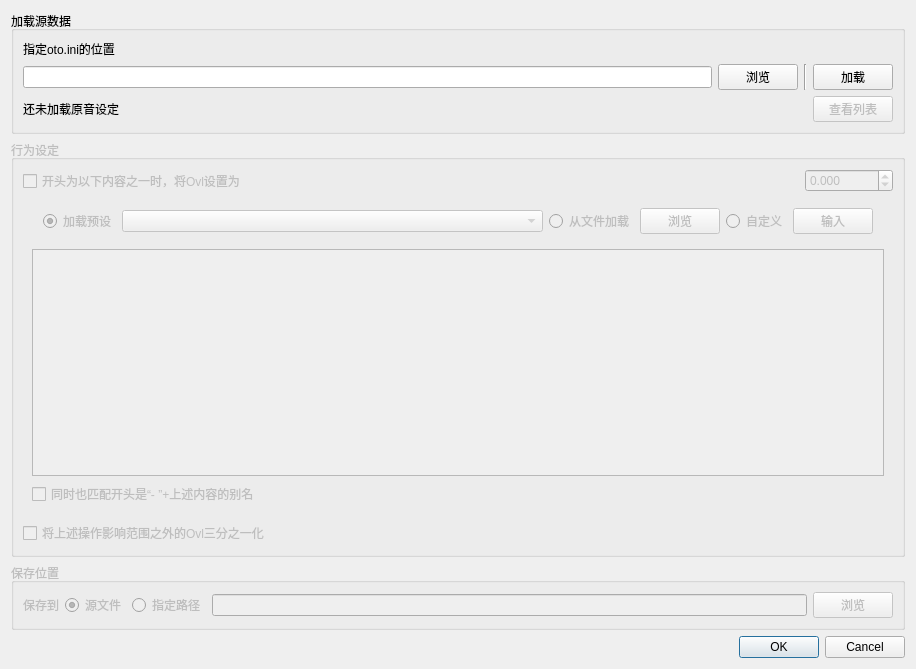
<?xml version="1.0" encoding="UTF-8"?>
<ui version="4.0">
 <class>OverlapSetDialog</class>
 <widget class="QDialog" name="OverlapSetDialog">
  <property name="geometry">
   <rect>
    <x>0</x>
    <y>0</y>
    <width>916</width>
    <height>669</height>
   </rect>
  </property>
  <property name="windowTitle">
   <string>Overlap 批量设定</string>
  </property>
  <layout class="QVBoxLayout" name="verticalLayout_3">
   <item>
    <widget class="QGroupBox" name="groupBox_3">
     <property name="title">
      <string>加载源数据</string>
     </property>
     <layout class="QVBoxLayout" name="verticalLayout_4">
      <item>
       <widget class="QLabel" name="label">
        <property name="text">
         <string>指定oto.ini的位置</string>
        </property>
       </widget>
      </item>
      <item>
       <widget class="QWidget" name="loadOtoWidget" native="true">
        <layout class="QHBoxLayout" name="horizontalLayout">
         <property name="leftMargin">
          <number>0</number>
         </property>
         <property name="topMargin">
          <number>0</number>
         </property>
         <property name="rightMargin">
          <number>0</number>
         </property>
         <property name="bottomMargin">
          <number>0</number>
         </property>
         <item>
          <widget class="QLineEdit" name="fileNameEdit_open"/>
         </item>
         <item>
          <widget class="QPushButton" name="browseButton_open">
           <property name="styleSheet">
            <string notr="true"/>
           </property>
           <property name="text">
            <string>浏览</string>
           </property>
           <property name="flat">
            <bool>false</bool>
           </property>
          </widget>
         </item>
         <item>
          <widget class="Line" name="line">
           <property name="orientation">
            <enum>Qt::Vertical</enum>
           </property>
          </widget>
         </item>
         <item>
          <widget class="QPushButton" name="loadButton">
           <property name="text">
            <string>加载</string>
           </property>
          </widget>
         </item>
        </layout>
       </widget>
      </item>
      <item>
       <layout class="QHBoxLayout" name="horizontalLayout_8">
        <item>
         <widget class="QLabel" name="countLabel">
          <property name="text">
           <string>还未加载原音设定</string>
          </property>
         </widget>
        </item>
        <item>
         <spacer name="horizontalSpacer_5">
          <property name="orientation">
           <enum>Qt::Horizontal</enum>
          </property>
          <property name="sizeHint" stdset="0">
           <size>
            <width>40</width>
            <height>20</height>
           </size>
          </property>
         </spacer>
        </item>
        <item>
         <widget class="QPushButton" name="showOtoListButton">
          <property name="enabled">
           <bool>false</bool>
          </property>
          <property name="text">
           <string>查看列表</string>
          </property>
         </widget>
        </item>
       </layout>
      </item>
     </layout>
    </widget>
   </item>
   <item>
    <widget class="QGroupBox" name="optionGroupBox">
     <property name="enabled">
      <bool>false</bool>
     </property>
     <property name="title">
      <string>行为设定</string>
     </property>
     <layout class="QVBoxLayout" name="verticalLayout_2">
      <item>
       <layout class="QHBoxLayout" name="horizontalLayout_2">
        <item>
         <widget class="QCheckBox" name="setStartWithCheckBox">
          <property name="text">
           <string>开头为以下内容之一时，将Ovl设置为</string>
          </property>
         </widget>
        </item>
        <item>
         <spacer name="horizontalSpacer">
          <property name="orientation">
           <enum>Qt::Horizontal</enum>
          </property>
          <property name="sizeHint" stdset="0">
           <size>
            <width>40</width>
            <height>20</height>
           </size>
          </property>
         </spacer>
        </item>
        <item>
         <widget class="QDoubleSpinBox" name="setStartWithSpinBox">
          <property name="decimals">
           <number>3</number>
          </property>
          <property name="minimum">
           <double>-99999.000000000000000</double>
          </property>
          <property name="maximum">
           <double>99999.000000000000000</double>
          </property>
         </widget>
        </item>
       </layout>
      </item>
      <item>
       <widget class="QWidget" name="widget_2" native="true">
        <property name="enabled">
         <bool>false</bool>
        </property>
        <layout class="QVBoxLayout" name="verticalLayout">
         <property name="topMargin">
          <number>0</number>
         </property>
         <item>
          <widget class="QWidget" name="widget" native="true">
           <layout class="QHBoxLayout" name="horizontalLayout_3">
            <property name="leftMargin">
             <number>11</number>
            </property>
            <property name="rightMargin">
             <number>11</number>
            </property>
            <item>
             <widget class="QRadioButton" name="setStartWithPresetRadioButton">
              <property name="text">
               <string>加载预设</string>
              </property>
              <property name="checked">
               <bool>true</bool>
              </property>
              <attribute name="buttonGroup">
               <string notr="true">startListButtonGroup</string>
              </attribute>
             </widget>
            </item>
            <item>
             <widget class="QComboBox" name="setStartWithPresetComboBox">
              <property name="sizePolicy">
               <sizepolicy hsizetype="Expanding" vsizetype="Fixed">
                <horstretch>0</horstretch>
                <verstretch>0</verstretch>
               </sizepolicy>
              </property>
             </widget>
            </item>
            <item>
             <widget class="QRadioButton" name="setStartWithLoadFromFileRadioButton">
              <property name="toolTip">
               <string>&lt;html&gt;&lt;head/&gt;&lt;body&gt;&lt;p&gt;从文件加载要匹配的“开头”字符串列表。&lt;/p&gt;&lt;p&gt;文件编码需要是UTF-8。&lt;/p&gt;&lt;/body&gt;&lt;/html&gt;</string>
              </property>
              <property name="text">
               <string>从文件加载</string>
              </property>
              <attribute name="buttonGroup">
               <string notr="true">startListButtonGroup</string>
              </attribute>
             </widget>
            </item>
            <item>
             <widget class="QPushButton" name="setStartWithBrowseButton">
              <property name="text">
               <string>浏览</string>
              </property>
             </widget>
            </item>
            <item>
             <widget class="QRadioButton" name="setStartWithInputRadioButton">
              <property name="text">
               <string>自定义</string>
              </property>
              <attribute name="buttonGroup">
               <string notr="true">startListButtonGroup</string>
              </attribute>
             </widget>
            </item>
            <item>
             <widget class="QPushButton" name="setStartWithInputButton">
              <property name="text">
               <string>输入</string>
              </property>
             </widget>
            </item>
           </layout>
          </widget>
         </item>
         <item>
          <widget class="QListView" name="setStartWithListView"/>
         </item>
         <item>
          <widget class="QCheckBox" name="matchStartOtoCheckBox">
           <property name="text">
            <string>同时也匹配开头是“- ”+上述内容的别名</string>
           </property>
          </widget>
         </item>
        </layout>
       </widget>
      </item>
      <item>
       <widget class="QCheckBox" name="OneThirdCheckBox">
        <property name="text">
         <string>将上述操作影响范围之外的Ovl三分之一化</string>
        </property>
       </widget>
      </item>
     </layout>
    </widget>
   </item>
   <item>
    <widget class="QGroupBox" name="saveOptionGroupBox">
     <property name="enabled">
      <bool>false</bool>
     </property>
     <property name="title">
      <string>保存位置</string>
     </property>
     <layout class="QVBoxLayout" name="verticalLayout_5">
      <item>
       <layout class="QHBoxLayout" name="horizontalLayout_9">
        <item>
         <widget class="QLabel" name="label_6">
          <property name="text">
           <string>保存到</string>
          </property>
         </widget>
        </item>
        <item>
         <widget class="QRadioButton" name="saveToSrcRadioButton">
          <property name="text">
           <string>源文件</string>
          </property>
          <property name="checked">
           <bool>true</bool>
          </property>
         </widget>
        </item>
        <item>
         <widget class="QRadioButton" name="saveToPathRadioButton">
          <property name="text">
           <string>指定路径</string>
          </property>
         </widget>
        </item>
        <item>
         <widget class="QLineEdit" name="fileNameEdit_save">
          <property name="enabled">
           <bool>false</bool>
          </property>
         </widget>
        </item>
        <item>
         <widget class="QPushButton" name="browseButton_save">
          <property name="enabled">
           <bool>false</bool>
          </property>
          <property name="styleSheet">
           <string notr="true"/>
          </property>
          <property name="text">
           <string>浏览</string>
          </property>
          <property name="flat">
           <bool>false</bool>
          </property>
         </widget>
        </item>
       </layout>
      </item>
     </layout>
    </widget>
   </item>
   <item>
    <widget class="QDialogButtonBox" name="buttonBox">
     <property name="orientation">
      <enum>Qt::Horizontal</enum>
     </property>
     <property name="standardButtons">
      <set>QDialogButtonBox::Cancel|QDialogButtonBox::Ok</set>
     </property>
    </widget>
   </item>
  </layout>
 </widget>
 <resources/>
 <connections>
  <connection>
   <sender>buttonBox</sender>
   <signal>accepted()</signal>
   <receiver>OverlapSetDialog</receiver>
   <slot>accept()</slot>
   <hints>
    <hint type="sourcelabel">
     <x>839</x>
     <y>646</y>
    </hint>
    <hint type="destinationlabel">
     <x>157</x>
     <y>274</y>
    </hint>
   </hints>
  </connection>
  <connection>
   <sender>buttonBox</sender>
   <signal>rejected()</signal>
   <receiver>OverlapSetDialog</receiver>
   <slot>reject()</slot>
   <hints>
    <hint type="sourcelabel">
     <x>904</x>
     <y>646</y>
    </hint>
    <hint type="destinationlabel">
     <x>286</x>
     <y>274</y>
    </hint>
   </hints>
  </connection>
  <connection>
   <sender>setStartWithCheckBox</sender>
   <signal>toggled(bool)</signal>
   <receiver>widget_2</receiver>
   <slot>setEnabled(bool)</slot>
   <hints>
    <hint type="sourcelabel">
     <x>169</x>
     <y>178</y>
    </hint>
    <hint type="destinationlabel">
     <x>180</x>
     <y>206</y>
    </hint>
   </hints>
  </connection>
  <connection>
   <sender>setStartWithPresetRadioButton</sender>
   <signal>toggled(bool)</signal>
   <receiver>setStartWithPresetComboBox</receiver>
   <slot>setEnabled(bool)</slot>
   <hints>
    <hint type="sourcelabel">
     <x>99</x>
     <y>223</y>
    </hint>
    <hint type="destinationlabel">
     <x>382</x>
     <y>235</y>
    </hint>
   </hints>
  </connection>
  <connection>
   <sender>setStartWithLoadFromFileRadioButton</sender>
   <signal>toggled(bool)</signal>
   <receiver>setStartWithBrowseButton</receiver>
   <slot>setEnabled(bool)</slot>
   <hints>
    <hint type="sourcelabel">
     <x>528</x>
     <y>227</y>
    </hint>
    <hint type="destinationlabel">
     <x>646</x>
     <y>231</y>
    </hint>
   </hints>
  </connection>
  <connection>
   <sender>setStartWithInputRadioButton</sender>
   <signal>toggled(bool)</signal>
   <receiver>setStartWithInputButton</receiver>
   <slot>setEnabled(bool)</slot>
   <hints>
    <hint type="sourcelabel">
     <x>732</x>
     <y>225</y>
    </hint>
    <hint type="destinationlabel">
     <x>833</x>
     <y>225</y>
    </hint>
   </hints>
  </connection>
  <connection>
   <sender>saveToPathRadioButton</sender>
   <signal>toggled(bool)</signal>
   <receiver>fileNameEdit_save</receiver>
   <slot>setEnabled(bool)</slot>
   <hints>
    <hint type="sourcelabel">
     <x>241</x>
     <y>604</y>
    </hint>
    <hint type="destinationlabel">
     <x>670</x>
     <y>605</y>
    </hint>
   </hints>
  </connection>
  <connection>
   <sender>saveToPathRadioButton</sender>
   <signal>toggled(bool)</signal>
   <receiver>browseButton_save</receiver>
   <slot>setEnabled(bool)</slot>
   <hints>
    <hint type="sourcelabel">
     <x>241</x>
     <y>604</y>
    </hint>
    <hint type="destinationlabel">
     <x>891</x>
     <y>609</y>
    </hint>
   </hints>
  </connection>
  <connection>
   <sender>setStartWithPresetRadioButton</sender>
   <signal>toggled(bool)</signal>
   <receiver>setStartWithListView</receiver>
   <slot>setEnabled(bool)</slot>
   <hints>
    <hint type="sourcelabel">
     <x>68</x>
     <y>227</y>
    </hint>
    <hint type="destinationlabel">
     <x>71</x>
     <y>268</y>
    </hint>
   </hints>
  </connection>
  <connection>
   <sender>setStartWithLoadFromFileRadioButton</sender>
   <signal>toggled(bool)</signal>
   <receiver>setStartWithListView</receiver>
   <slot>setDisabled(bool)</slot>
   <hints>
    <hint type="sourcelabel">
     <x>527</x>
     <y>220</y>
    </hint>
    <hint type="destinationlabel">
     <x>528</x>
     <y>278</y>
    </hint>
   </hints>
  </connection>
  <connection>
   <sender>setStartWithInputRadioButton</sender>
   <signal>toggled(bool)</signal>
   <receiver>setStartWithListView</receiver>
   <slot>setEnabled(bool)</slot>
   <hints>
    <hint type="sourcelabel">
     <x>767</x>
     <y>229</y>
    </hint>
    <hint type="destinationlabel">
     <x>768</x>
     <y>277</y>
    </hint>
   </hints>
  </connection>
 </connections>
 <buttongroups>
  <buttongroup name="startListButtonGroup"/>
 </buttongroups>
</ui>
